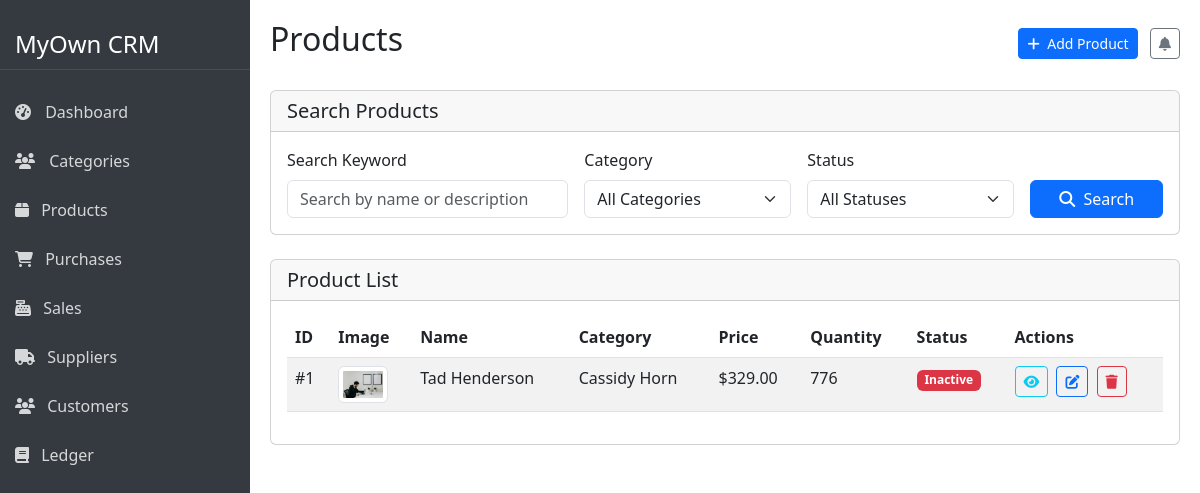
Page /products/products.php on the committed database.
### tables this page shows
CREATE TABLE `products` (
  `id` int(11) NOT NULL,
  `category_id` int(11) NOT NULL,
  `name` varchar(255) NOT NULL,
  `description` text DEFAULT NULL,
  `price` decimal(10,2) NOT NULL,
  `quantity` int(11) NOT NULL DEFAULT 0,
  `image` varchar(255) DEFAULT NULL,
  `status` tinyint(1) NOT NULL DEFAULT 1,
  `created_at` timestamp NOT NULL DEFAULT current_timestamp()
);

CREATE TABLE `categories` (
  `id` int(11) NOT NULL,
  `name` varchar(255) NOT NULL,
  `description` text DEFAULT NULL,
  `status` tinyint(1) NOT NULL DEFAULT 1,
  `created_at` timestamp NOT NULL DEFAULT current_timestamp()
);

### database/database.php (called while the page is built, shortened)
<?php
class Database {
    protected $host = 'localhost';
    protected $user = 'root';
    protected $password = '';
    protected $dbname = 'oop-project';
    public $con = null;
    public function __construct(){
        if($this->con == null){
            $this->con = mysqli_connect($this->host,$this->user,$this->password,$this->dbname);
        }
    }
}
?>

### products/product.class.php (called while the page is built, shortened)
<?php
require_once ROOT_PATH . 'database/database.php';
class Product extends Database {
    private $table = 'products';
    public function getAll($page = 1, $perPage = 10) {
        $offset = ($page - 1) * $perPage;
        $sql = "SELECT p.*, c.name as category_name
               FROM {$this->table} p
               LEFT JOIN categories c ON p.category_id = c.id
               ORDER BY p.id DESC LIMIT {$offset}, {$perPage}";
        $result = $this->con->query($sql);
        $products = [];
        if ($result->num_rows > 0) {
            while ($row = $result->fetch_assoc()) {
                $products[] = $row;
            }
        }
        return $products;
    }
}
?>

### products/products.php (the view, shortened to what this page needs)
<?php
require_once ROOT_PATH . 'products/product.class.php';
$productObj = new Product();
$perPage = 5;
$page = isset($_GET['page']) ? (int)$_GET['page'] : 1;
$search_keyword = '';
if (isset($_GET['search'])) {
    $search_keyword = $_GET['search_keyword'] ?? '';
    $category_filter = isset($_GET['category_filter']) && $_GET['category_filter'] !== '' ? (int)$_GET['category_filter'] : null;
    $status_filter = isset($_GET['status_filter']) && $_GET['status_filter'] !== '' ? (int)$_GET['status_filter'] : null;
    $products = $productObj->search($search_keyword, $category_filter, $status_filter, $page, $perPage);
    $totalItems = $productObj->countSearch($search_keyword, $category_filter, $status_filter);
} else {
    $products = $productObj->getAll($page, $perPage);
}
require ROOT_PATH . 'includes/header.php';
?>
<div class="d-flex">
    <?php
    require ROOT_PATH . 'includes/sidebar.php';
    ?>
    <div class="main-content">
        <div class="d-flex justify-content-between align-items-center mb-4">
            <h2>Products</h2>
            <div>
                <a href="create_product.php" class="btn btn-primary btn-sm me-2">
                    <i class="fas fa-plus me-1"></i> Add Product
                </a>
                <button class="btn btn-outline-secondary btn-sm">
                    <i class="fas fa-bell"></i>
                </button>
            </div>
        </div>
        <div class="card mb-4">
            <div class="card-header">
                <h5 class="mb-0">Search Products</h5>
            </div>
            <div class="card-body">
                <form action="" method="get" class="row g-3">
                    <div class="col-md-4">
                        <label for="searchKeyword" class="form-label">Search Keyword</label>
                        <input type="text" class="form-control" id="searchKeyword" name="search_keyword" value="<?php echo htmlspecialchars($search_keyword); ?>" placeholder="Search by name or description">
                    </div>
                    <div class="col-md-3">
                        <label for="categoryFilter" class="form-label">Category</label>
                        <select class="form-select" id="categoryFilter" name="category_filter">
                            <option value="">All Categories</option>
                        </select>
                    </div>
                    <div class="col-md-3">
                        <label for="statusFilter" class="form-label">Status</label>
                        <select class="form-select" id="statusFilter" name="status_filter">
                            <option value="">All Statuses</option>
                        </select>
                    </div>
                    <div class="col-md-2 d-flex align-items-end">
                        <button type="submit" name="search" value="1" class="btn btn-primary w-100">
                            <i class="fas fa-search me-1"></i> Search
                        </button>
                    </div>
                </form>
            </div>
        </div>
        <div class="card mb-4">
            <div class="card-header d-flex justify-content-between align-items-center">
                <h5 class="mb-0">Product List</h5>
            </div>
            <div class="card-body">
                <div class="table-responsive">
                    <table class="table table-striped">
                        <thead>
                            <tr>
                                <th>ID</th>
                                <th>Image</th>
                                <th>Name</th>
                                <th>Category</th>
                                <th>Price</th>
                                <th>Quantity</th>
                                <th>Status</th>
                                <th>Actions</th>
                            </tr>
                        </thead>
                        <tbody>
                            <?php if (empty($products)): ?>
                            <tr>
                                <td colspan="8" class="text-center">No products found</td>
                            </tr>
                            <?php else: ?>
                                <?php foreach ($products as $product):
                                    ?>
                                <tr>
                                    <td>#<?php echo $product['id']; ?></td>
                                    <td>
                                        <?php if (!empty($product['image']) ){ ?>
                                            <img src="<?php echo ROOT_URL; ?>uploads/products/<?php echo $product['image']; ?>" alt="<?php echo $product['name']; ?>" width="50" height="50" class="img-thumbnail">
                                        <?php }else{ ?>
                                            <img src="https://via.placeholder.com/50" alt="No Image" width="50" height="50" class="img-thumbnail">
                                        <?php } ?>
                                    </td>
                                    <td><?php echo $product['name']; ?></td>
                                    <td><?php echo $product['category_name']; ?></td>
                                    <td>$<?php echo number_format($product['price'], 2); ?></td>
                                    <td><?php echo $product['quantity']; ?></td>
                                    <td>
                                        <?php if ($product['status'] == 1): ?>
                                            <span class="badge bg-success">Active</span>
                                        <?php else: ?>
                                            <span class="badge bg-danger">Inactive</span>
                                        <?php endif; ?>
                                    </td>
                                    <td>
                                        <a href="view_product.php?id=<?php echo $product['id']; ?>" class="btn btn-sm btn-outline-info me-1"><i class="fas fa-eye"></i></a>
                                        <a href="update_product.php?id=<?php echo $product['id']; ?>" class="btn btn-sm btn-outline-primary me-1"><i class="fas fa-edit"></i></a>
                                        <a href="products.php?delete=<?php echo $product['id']; ?>" class="btn btn-sm btn-outline-danger" onclick="return confirm('Are you sure you want to delete this product?')"><i class="fas fa-trash"></i></a>
                                    </td>
                                </tr>
                                <?php endforeach; ?>
                            <?php endif; ?>
                        </tbody>
                    </table>
                </div>
            </div>
        </div>
    </div>
</div>
<?php
require ROOT_PATH . 'includes/footer.php';
?>

### includes/header.php (style rules this page uses)
body { overflow-x: hidden; }
.main-content { margin-left: 250px; width: 100%; padding: 20px; transition: all 0.3s; }

### rows in the picture
products: id "1", image (picture), name "Tad Henderson", category.name "Cassidy Horn", price "329.00", quantity "776", status "Inactive"
